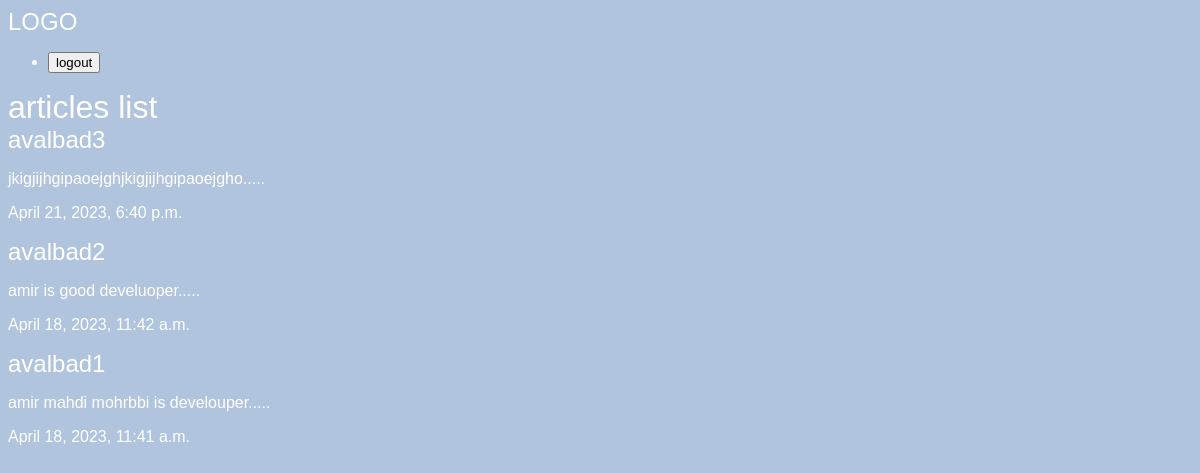
The page /articles/ on the database as committed earlier.
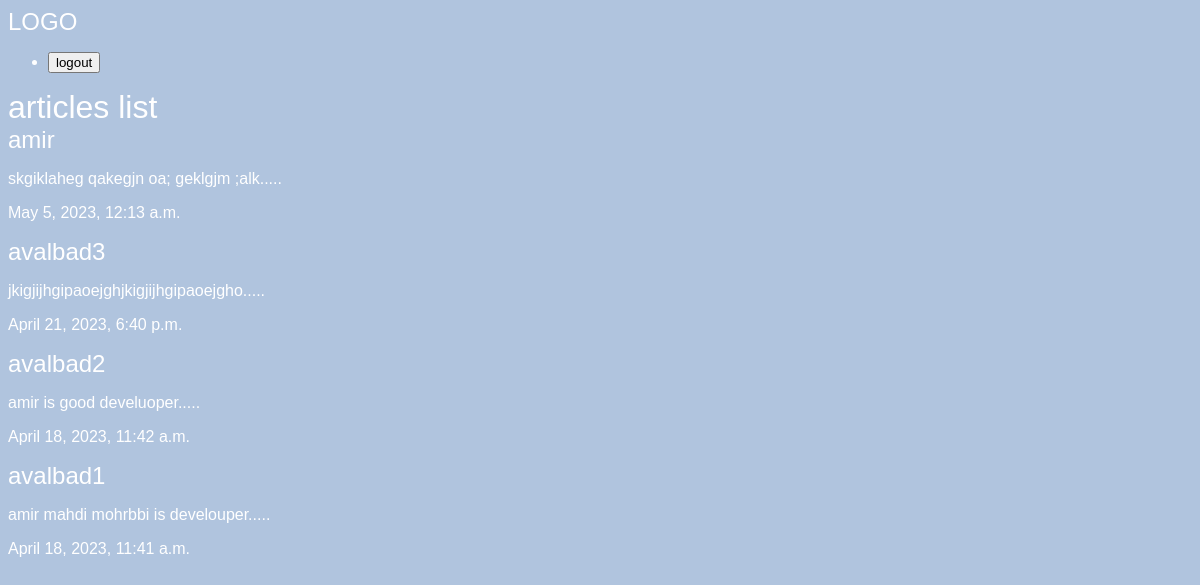
The same page on the database as committed later.
### articles/models.py (models this page shows, shortened)
class Article(models.Model):
    titel = models.CharField(max_length = 100)
    slug =models.SlugField()
    body = models.TextField()
    date = models.DateTimeField(auto_now_add = True)
    imag = models.ImageField(default='default.jpg',blank=True )
    def snippet(self):
        return self.body[0:35] + '.....'

### articles/views.py (the view)
# urls.py: path('',views.articles_list, name ="a3" ),
def articles_list(request):
    articles = models.Article.objects.all().order_by('-date')
    args = {'articles':articles}
    return render(request,'articles/articleslist.html',args)

### articles/templates/articles/articleslist.html (shortened to what this page needs)
{% extends 'base.html' %}
{% block cont %}
<div class="container">
<h1>articles list</h1>
{% for article in articles %}
<h2><a href="{% url 'a31:a2' slug=article.slug %}">{{article.titel}}</a></h2>
<p>{{article.snippet}}</p>
<p>{{article.date}}</p>
{% endfor %}
</div>
{%endblock%}

### templates/base.html (shortened to what this page needs)
{% load static %}
<!DOCTYPE html>
<html lang="en" dir="ltr">
<head>
<link rel="stylesheet" href="{%static 'styles.css' %}"></head>
<body>
  <h2> <a href="{% url 'a31:a3' %}">LOGO</a> </h2>
  <nav>
    <ul>
      <li>
        <form class="logout_like" action="{% url 'accounts:logout' %}" method="post">
          <button type="submit" name="">logout</button>
        </form>
      </li>
    </ul>
  </nav>
   {% block cont %}
   {% endblock %}
</body>
 </html>

### assets/styles.css (style rules this page uses)
body { background-color:#b0c4de; background-image: url(static/stars.jpg); color:#fff; }
body * { font-family:arial; }
h1,h2,h3,h4,h5 { font-weight:normal; margin:0; }
a,a:hover,a:visited { color:#fff; text-decoration:none; }

Rows that differ between the two databases and show on the page:
added Article: titel "amir", snippet "skgiklaheg qakegjn oa; geklgjm ;alk.....", date "May 5, 2023, 12:13 a.m."
